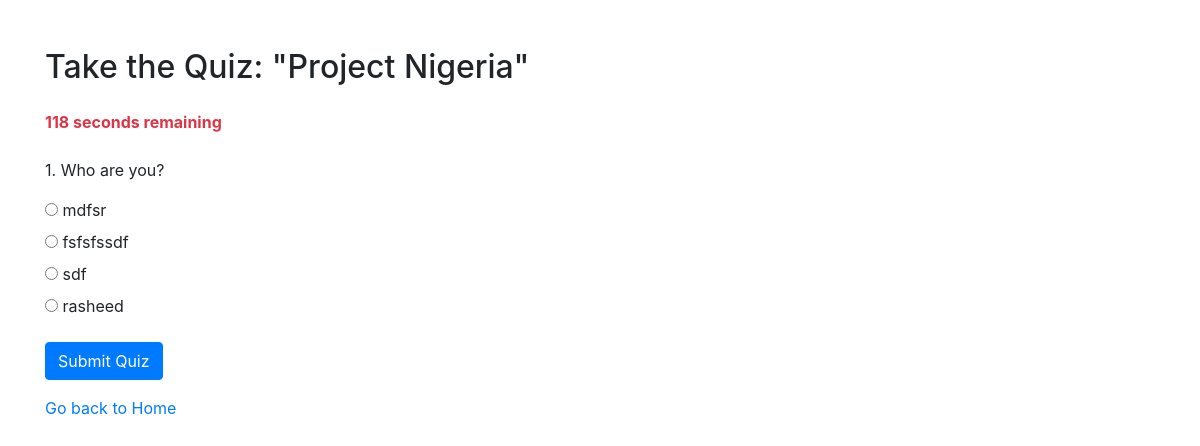
Page /take_quiz/1 (signed in) on the earlier database version.
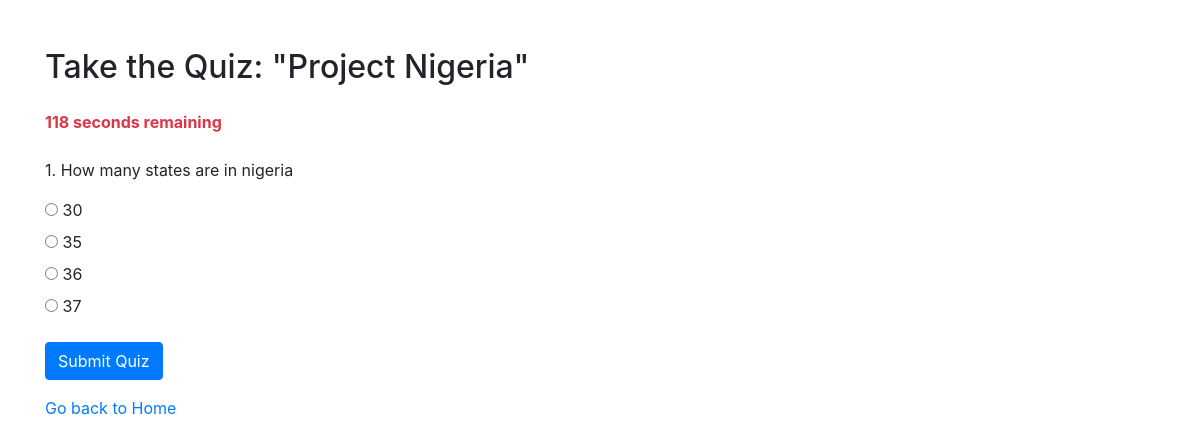
Same page on the later database version.
### app.py (models this page shows)
class Question(db.Model):
    id = db.Column(db.Integer, primary_key=True)
    text = db.Column(db.String(500), nullable=False)
    correct_answer = db.Column(db.String(150), nullable=False)
    option_a = db.Column(db.String(150), nullable=False)
    option_b = db.Column(db.String(150), nullable=False)
    option_c = db.Column(db.String(150), nullable=False)
    option_d = db.Column(db.String(150), nullable=False)
    quiz_id = db.Column(db.Integer, db.ForeignKey('quiz.id'), nullable=False)

### app.py (the view, shortened to what this page needs)
@app.route('/take_quiz/<int:quiz_id>', methods=['GET', 'POST'])
@login_required
def take_quiz(quiz_id):
    quiz = Quiz.query.get_or_404(quiz_id)
    questions = Question.query.filter_by(quiz_id=quiz.id).all()
    return render_template('take_quiz.html', quiz=quiz, questions=questions)

### app.py (called while the page is built)
@login_manager.user_loader
def load_user(user_id):
    return User.query.get(int(user_id))

### templates/take_quiz.html (shortened to what this page needs)
<!DOCTYPE html>
<html lang="en">
<head>
    <link rel="stylesheet" href="https://stackpath.bootstrapcdn.com/bootstrap/4.5.2/css/bootstrap.min.css">
</head>
<body class="container mt-5">
    <h2 class="mb-4">Take the Quiz: "{{ quiz.title }}"</h2>
    <div id="timer" class="mb-4 text-danger font-weight-bold"></div>
    <form method="POST" id="quizForm" class="w-75">
        {% for question in questions %}
            <div class="form-group">
                <p>{{ loop.index }}. {{ question.text }}</p>
                <div>
                    <input type="radio" id="option_a_{{ question.id }}" name="question_{{ question.id }}" value="A">
                    <label for="option_a_{{ question.id }}">{{ question.option_a }}</label>
                </div>
                <div>
                    <input type="radio" id="option_b_{{ question.id }}" name="question_{{ question.id }}" value="B">
                    <label for="option_b_{{ question.id }}">{{ question.option_b }}</label>
                </div>
                <div>
                    <input type="radio" id="option_c_{{ question.id }}" name="question_{{ question.id }}" value="C">
                    <label for="option_c_{{ question.id }}">{{ question.option_c }}</label>
                </div>
                <div>
                    <input type="radio" id="option_d_{{ question.id }}" name="question_{{ question.id }}" value="D">
                    <label for="option_d_{{ question.id }}">{{ question.option_d }}</label>
                </div>
            </div>
        {% endfor %}
        <button type="submit" class="btn btn-primary">Submit Quiz</button>
    </form>
    <a href="{{ url_for('home') }}" class="d-block mt-3">Go back to Home</a>
</body>
</html>

Differences in the rows shown:
changed Question: text "Who are you?" → "How many states are in nigeria"; id "☐ mdfsr" → "☐ 30"; option_a "mdfsr" → "30"; id "☐ fsfsfssdf" → "☐ 35"; option_b "fsfsfssdf" → "35"; id "☐ sdf" → "☐ 36"; option_c "sdf" → "36"; id "☐ rasheed" → "☐ 37"; option_d "rasheed" → "37"
